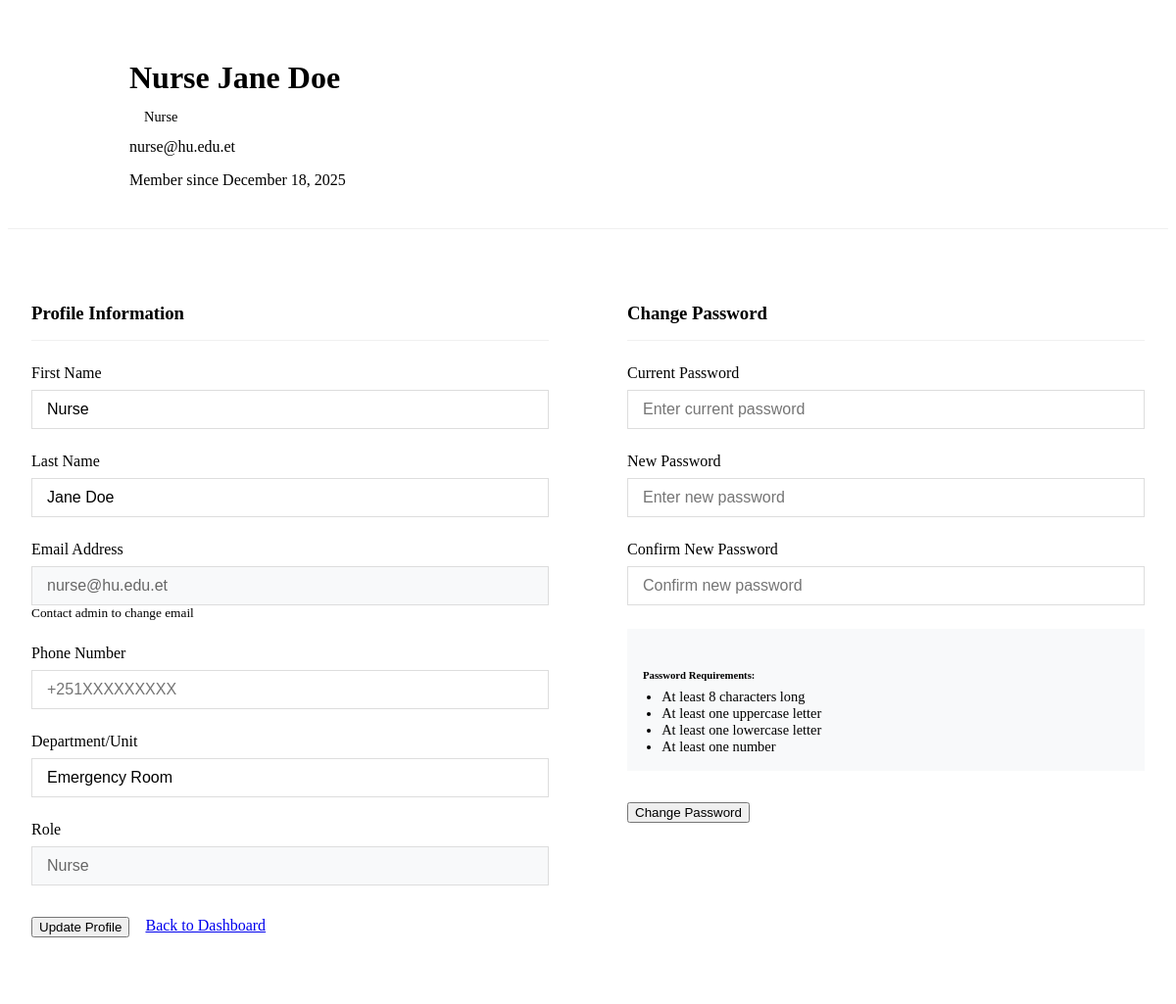
Screenshot of /profile.php (signed in) with the database file from the repository.
### tables this page shows
CREATE TABLE IF NOT EXISTS users (
    id INT AUTO_INCREMENT PRIMARY KEY,
    email VARCHAR(100) UNIQUE NOT NULL,
    password VARCHAR(255) NOT NULL,
    full_name VARCHAR(100) NOT NULL,
    user_role ENUM('admin', 'doctor', 'nurse', 'patient') DEFAULT 'patient',
    department VARCHAR(100),
    specialization VARCHAR(100),
    phone VARCHAR(20),
    address TEXT,
    profile_image VARCHAR(255),
    status ENUM('active', 'inactive', 'pending') DEFAULT 'pending',
    last_login DATETIME,
    created_at TIMESTAMP DEFAULT CURRENT_TIMESTAMP,
    updated_at TIMESTAMP DEFAULT CURRENT_TIMESTAMP ON UPDATE CURRENT_TIMESTAMP,
    INDEX idx_status (status)
);

### database.php (called while the page is built, shortened)
<?php
class Database
{
    private static $pdo = null;
    public static function connect()
    {
        if (self::$pdo === null) {
            try {
                $host = 'localhost';
                $dbname = 'haramaya_cms';
                $username = 'root';
                $password = '';
                self::$pdo = new PDO(
                    "mysql:host=$host;dbname=$dbname;charset=utf8mb4",
                    $username,
                    $password,
                    [
                        PDO::ATTR_ERRMODE => PDO::ERRMODE_EXCEPTION,
                        PDO::ATTR_DEFAULT_FETCH_MODE => PDO::FETCH_ASSOC,
                        PDO::ATTR_EMULATE_PREPARES => false
                    ]
                );
            } catch (PDOException $e) {
                die("Database connection failed: " . $e->getMessage());
            }
        }
        return self::$pdo;
    }
    public static function fetch($sql, $params = [])
    {
        $pdo = self::connect();
        $stmt = $pdo->prepare($sql);
        $stmt->execute($params);
        return $stmt->fetch();
    }
}

### functions.php (called while the page is built, shortened)
<?php
require_once 'database.php';
class Helper
{
    public static function formatDate($date, $format = 'F j, Y')
    {
        return date($format, strtotime($date));
    }
}
?>

### profile.php (the view, shortened to what this page needs)
<?php
require_once '../includes/functions.php';
$user = Database::fetch("SELECT * FROM users WHERE id = ?", [$_SESSION['user_id']]);
$name_parts = explode(' ', $user['full_name'] ?? '', 2);
$user['first_name'] = $name_parts[0] ?? '';
$user['last_name'] = $name_parts[1] ?? '';
$user['role'] = $user['user_role'] ?? $user['role'] ?? 'staff';
?>
<div class="profile-container">
    <div class="container">
        <div class="profile-header">
            <div class="profile-avatar">
            </div>
            <div class="profile-info">
                <h1><?php echo htmlspecialchars($user['first_name'] . ' ' . $user['last_name']); ?></h1>
                <span class="profile-role"><?php echo htmlspecialchars($user['role']); ?></span>
                <p style="margin-top: 0.5rem; color: var(--gray-color);">
                    <i class="fas fa-envelope"></i> <?php echo htmlspecialchars($user['email']); ?>
                </p>
                <p style="color: var(--gray-color);">
                    Member since <?php echo Helper::formatDate($user['created_at']); ?>
                </p>
            </div>
        </div>
        <div class="profile-content">
            <div class="profile-section">
                <h3 class="section-title">Profile Information</h3>
                <form method="POST" action="">
                    <div class="form-group">
                        <label for="first_name">First Name</label>
                        <input type="text" id="first_name" name="first_name" class="form-control" required
                            value="<?php echo htmlspecialchars($user['first_name']); ?>">
                    </div>
                    <div class="form-group">
                        <label for="last_name">Last Name</label>
                        <input type="text" id="last_name" name="last_name" class="form-control" required
                            value="<?php echo htmlspecialchars($user['last_name']); ?>">
                    </div>
                    <div class="form-group">
                        <label for="email">Email Address</label>
                        <input type="email" id="email" name="email" class="form-control readonly-field"
                            value="<?php echo htmlspecialchars($user['email']); ?>" readonly>
                        <small style="color: var(--gray-color);">Contact admin to change email</small>
                    </div>
                    <div class="form-group">
                        <label for="phone">Phone Number</label>
                        <input type="tel" id="phone" name="phone" class="form-control" placeholder="+251XXXXXXXXX"
                            value="<?php echo htmlspecialchars($user['phone'] ?? ''); ?>">
                    </div>
                    <div class="form-group">
                        <label for="department">Department/Unit</label>
                        <input type="text" id="department" name="department" class="form-control"
                            placeholder="Enter your department"
                            value="<?php echo htmlspecialchars($user['department'] ?? ''); ?>">
                    </div>
                    <div class="form-group">
                        <label for="role">Role</label>
                        <input type="text" id="role" name="role" class="form-control readonly-field"
                            value="<?php echo htmlspecialchars(ucfirst($user['role'])); ?>" readonly>
                    </div>
                    <div class="btn-group">
                        <button type="submit" name="update_profile" class="btn btn-primary">
                            <i class="fas fa-save"></i> Update Profile
                        </button>
                        <a href="dashboard.php" class="btn btn-outline">
                            <i class="fas fa-arrow-left"></i> Back to Dashboard
                        </a>
                    </div>
                </form>
            </div>
            <div class="profile-section">
                <h3 class="section-title">Change Password</h3>
                <form method="POST" action="">
                    <div class="form-group">
                        <label for="current_password">Current Password</label>
                        <input type="password" id="current_password" name="current_password" class="form-control"
                            required placeholder="Enter current password">
                    </div>
                    <div class="form-group">
                        <label for="new_password">New Password</label>
                        <input type="password" id="new_password" name="new_password" class="form-control" required
                            placeholder="Enter new password">
                    </div>
                    <div class="form-group">
                        <label for="confirm_password">Confirm New Password</label>
                        <input type="password" id="confirm_password" name="confirm_password" class="form-control"
                            required placeholder="Confirm new password">
                    </div>
                    <div class="mb-3" style="padding: 1rem; background: #f8f9fa; border-radius: var(--border-radius);">
                        <h6 style="margin-bottom: 0.5rem; color: var(--dark-color);">Password Requirements:</h6>
                        <ul style="margin: 0; padding-left: 1.2rem; font-size: 0.9rem; color: var(--gray-color);">
                            <li>At least 8 characters long</li>
                            <li>At least one uppercase letter</li>
                            <li>At least one lowercase letter</li>
                            <li>At least one number</li>
                        </ul>
                    </div>
                    <div class="btn-group">
                        <button type="submit" name="change_password" class="btn btn-primary">
                            <i class="fas fa-key"></i> Change Password
                        </button>
                    </div>
                </form>
            </div>
        </div>
    </div>
</div>

### profile.php (style rules this page uses)
.profile-container { padding: 2rem 0; }
.profile-header { display: flex; align-items: center; margin-bottom: 2rem; padding-bottom: 1.5rem; border-bottom: 1px solid #f0f0f0; }
.profile-avatar { width: 100px; height: 100px; border-radius: 50%; background: linear-gradient(135deg, var(--primary-color), var(--secondary-color)); display: flex; align-items: center; justify-content: center; color: white; font-size: 2.5rem; margin-right: 1.5rem; }
.profile-info h1 { margin-bottom: 0.5rem; color: var(--dark-color); }
.profile-role { display: inline-block; padding: 5px 15px; background: var(--light-color); color: var(--primary-color); border-radius: 20px; font-size: 0.9rem; font-weight: 500; text-transform: capitalize; }
.profile-content { display: grid; grid-template-columns: 1fr 1fr; gap: 2rem; }
.profile-section { background: white; border-radius: var(--border-radius); box-shadow: var(--box-shadow); padding: 1.5rem; }
.section-title { margin-bottom: 1.5rem; padding-bottom: 1rem; border-bottom: 1px solid #f0f0f0; color: var(--dark-color); }
.form-group { margin-bottom: 1.5rem; }
.form-group label { display: block; margin-bottom: 0.5rem; font-weight: 500; color: var(--dark-color); }
.form-control { width: 100%; padding: 10px 15px; border: 1px solid #ddd; border-radius: var(--border-radius); font-size: 1rem; transition: var(--transition); }
.readonly-field { background-color: #f8f9fa; color: #666; cursor: not-allowed; }
.btn-group { display: flex; gap: 1rem; margin-top: 2rem; }

### rows the page displays
users: user_role "Nurse", email "nurse@hu.edu.et", created_at "December 18, 2025", department "Emergency Room", role "Nurse"

### other values shown
$user['first_name'] . ' ' . $user['last_name'] "Nurse Jane Doe"
